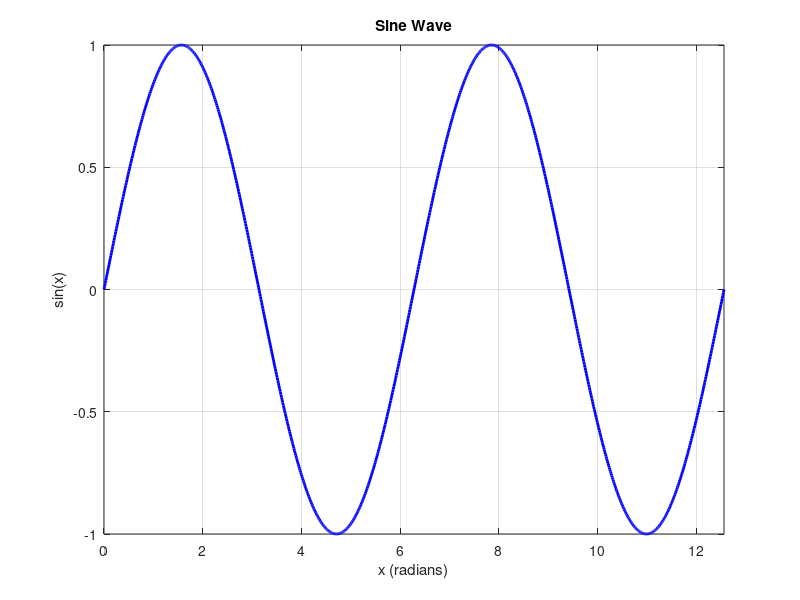

Recreate this plot in MATLAB.
% MATLAB script to plot a sine wave
% Generate x values from 0 to 4*pi
x = linspace(0, 4*pi, 1000);

% Calculate y values as sine of x
y = sin(x);

% Create the plot
figure;
plot(x, y, 'b-', 'LineWidth', 2);

% Add title and labels
title('Sine Wave');
xlabel('x (radians)');
ylabel('sin(x)');

% Add grid for better visualization
grid on;

% Set axis limits for better view
xlim([0, 4*pi]);

% Display the plot
disp('Sine wave plot created successfully!');
